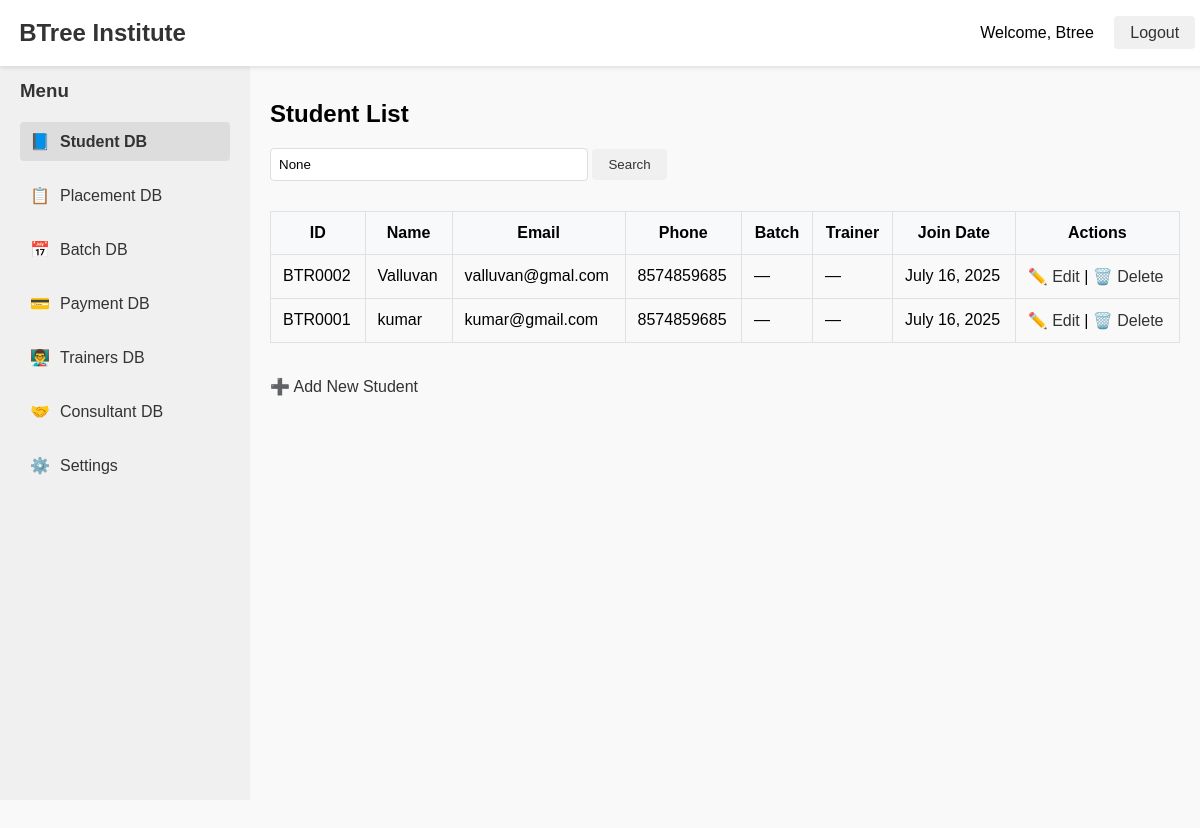
The app's page /students/ (signed in), older data.
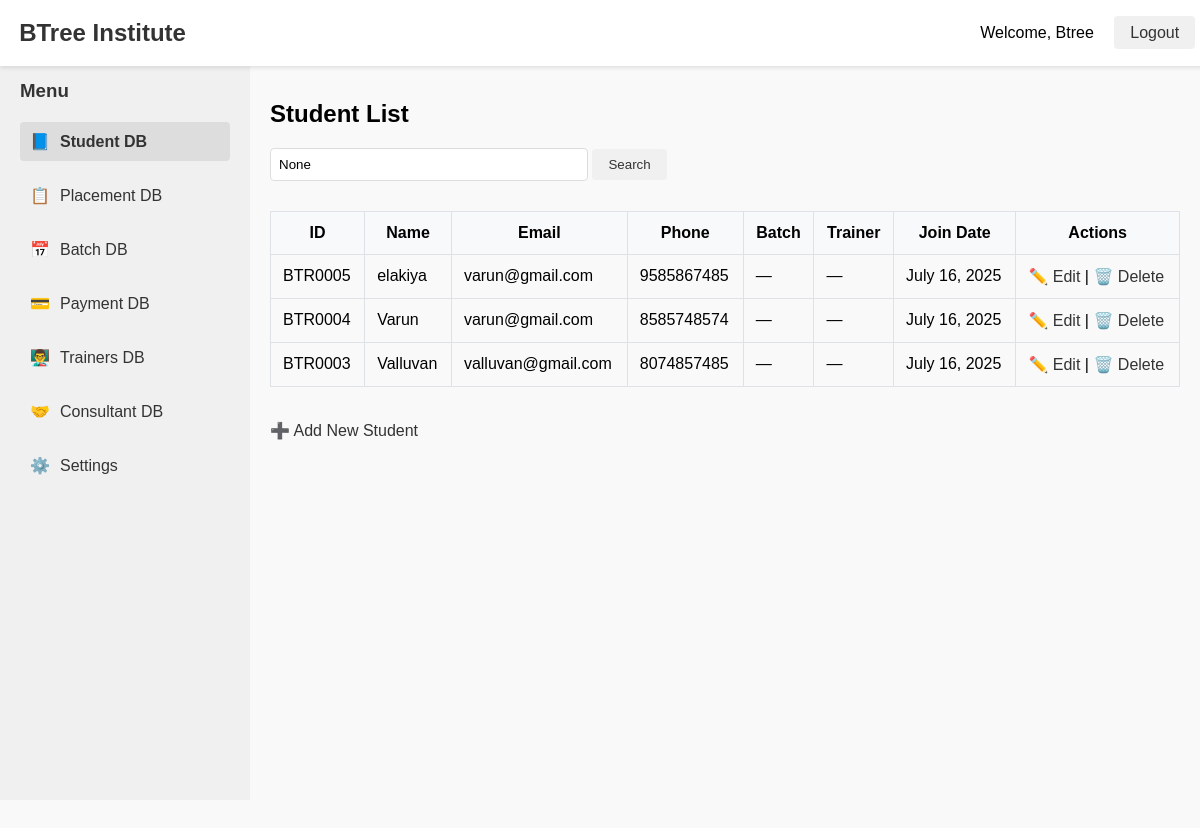
The same page, newer data.
### accounts/models.py (models this page shows, shortened)
class CustomUser(AbstractBaseUser, PermissionsMixin):
    ROLE_CHOICES = [
        ('admin', 'Admin'),
        ('staff', 'Staff'),
        ('placement', 'Placement'),
        ('trainer', 'Trainer'),
        ('student', 'Student'),
        ('batch_coordination', 'Batch Coordination'),
        ('consultant', 'Consultant'),
    ]
    email = models.EmailField(unique=True)
    name = models.CharField(max_length=100)
    role = models.CharField(max_length=30, choices=ROLE_CHOICES)
    is_active = models.BooleanField(default=True)
    is_staff = models.BooleanField(default=False)
    is_superuser = models.BooleanField(default=False)
    objects = CustomUserManager()
    USERNAME_FIELD = 'email'
    REQUIRED_FIELDS = ['name',]

### studentsdb/models.py (models this page shows, shortened)
class Student(models.Model):
    MODE_CHOICES = [
        ('ON', 'Online'),
        ('OFF', 'Offline'),
    ]
    WEEK_TYPE = [
        ('WD', 'Weekday'),
        ('WE', 'Weekend'),
    ]
    student_id = models.CharField(max_length=10, unique=True, blank=True)
    name = models.CharField(max_length=100)
    phone = models.CharField(max_length=15)
    alternative_phone = models.CharField(max_length=15, null=True, blank=True)
    email = models.EmailField()
    trainer = models.ForeignKey('trainersdb.Trainer', on_delete=models.SET_NULL, null=True, blank=True)
    join_date = models.DateField(default=timezone.now)
    start_date = models.DateField(blank=True, null=True)
    tentative_end_date = models.DateField(blank=True, null=True)
    course_percentage = models.FloatField(default=0)
    pl_required = models.BooleanField(default=False)
    source_of_joining = models.ForeignKey(SourceOfJoining, on_delete=models.SET_NULL, null=True, blank=True)
    mode_of_class = models.CharField(max_length=3, choices=MODE_CHOICES)
    week_type = models.CharField(max_length=2, choices=WEEK_TYPE)
    consultant = models.ForeignKey(Consultant, on_delete=models.SET_NULL, null=True, blank=True)

### studentsdb/views.py (the view)
# urls.py: path('', student_list, name='student_list'),
@login_required
def student_list(request):
    query = request.GET.get('q')
    students = Student.objects.all().order_by('-id')
    if query:
        students = students.filter(
            Q(name__icontains=query) |
            Q(email__icontains=query) |
            Q(phone__icontains=query)
        )
    return render(request, 'studentsdb/student_list.html', {'students': students, 'query': query})

### templates/studentsdb/student_list.html (shortened to what this page needs)
{% extends "base.html" %}
{% block content %}
<h2>Student List</h2>
<form method="get">
    <input type="text" name="q" placeholder="Search by name, email or phone" value="{{ query }}">
    <button type="submit">Search</button>
</form>
<table border="1" cellpadding="5" cellspacing="0">
    <thead>
        <tr>
            <th>ID</th>
            <th>Name</th>
            <th>Email</th>
            <th>Phone</th>
            <th>Batch</th>
            <th>Trainer</th>
            <th>Join Date</th>
            <th>Actions</th>
        </tr>
    </thead>
    <tbody>
    {% for student in students %}
        <tr>
            <td>{{ student.student_id }}</td>
            <td>{{ student.name }}</td>
            <td>{{ student.email }}</td>
            <td>{{ student.phone }}</td>
            <td>
            {% for batch in student.batches.all %}
                {{ batch.batch_id }}{% if not forloop.last %}, {% endif %}
            {% empty %}
                —
            {% endfor %}
            </td>
            <td>
            {% for batch in student.batches.all %}
                {% if batch.trainer %}
                {{ batch.trainer.name }}{% if not forloop.last %}, {% endif %}
                {% else %}
                —{% if not forloop.last %}, {% endif %}
                {% endif %}
            {% empty %}
                —
            {% endfor %}
            </td>
            <td>{{ student.join_date }}</td>
            <td>
                <a href="{% url 'update_student' student.student_id %}">✏️ Edit</a> |
                <a href="{% url 'delete_student' student.student_id %}">🗑️ Delete</a>
            </td>
        </tr>
    {% empty %}
        <tr><td colspan="9">No students found.</td></tr>
    {% endfor %}
    </tbody>
</table>
<br>
<a href="{% url 'create_student' %}">➕ Add New Student</a>
{% endblock %}

### templates/base.html (shortened to what this page needs)
<!DOCTYPE html>
<html>
<head>
    {% load static %}
    <link rel="stylesheet" href="{% static 'css/styles.css' %}">
</head>
<body>
    {% include 'includes/navbar.html' %}
    <div class="main-container">
        <div class="sidebar">
            {% include 'includes/sidebar.html' %}
        </div>
        <div class="content-container">
            {% block content %}{% endblock %}
        </div>
    </div>
</body>
</html>

### templates/includes/navbar.html
<nav style="background-color: #ffffff; padding: 1.2rem; box-shadow: 0 2px 4px rgba(0,0,0,0.1); position: fixed; width: 98%; top: 0; z-index: 1000; display: flex; justify-content: space-between; align-items: center;">
    <div class="logo" style="font-size: 1.5rem; font-weight: bold;">
        <a href="/" style="text-decoration: none; color: #333;">BTree Institute</a>
    </div>
    <div class="auth-buttons">
        {% if user.is_authenticated %}
            <span style="margin-right: 1rem;">Welcome, {{ user.name }}</span>
            <a href="{% url 'logout' %}" style="padding: 0.5rem 1rem; background-color: #f0f0f0; border-radius: 4px; color: #333; text-decoration: none;">Logout</a>
        {% else %}
            <a href="{% url 'login' %}" style="padding: 0.5rem 1rem; background-color: #f0f0f0; border-radius: 4px; color: #333; text-decoration: none;">Login</a>
        {% endif %}
    </div>
</nav>

### templates/includes/sidebar.html (shortened to what this page needs)
<div style="padding: 20px;">
    <h3 style="margin: 0 0 20px 0; color: #333;">Menu</h3>
    <ul style="list-style: none; padding: 0; margin: 0;">
        <li style="margin-bottom: 15px;">
            <a href="{% url 'student_list' %}" style="display: flex; align-items: center; padding: 10px; border-radius: 4px; text-decoration: none; transition: background-color 0.2s; {% if request.resolver_match.url_name == 'student_list' %}background-color: #ddd; font-weight: bold;{% else %}color: #333;{% endif %}">
                <span style="margin-right: 10px;">📘</span> Student DB
            </a>
        </li>
        <li style="margin-bottom: 15px;">
            <a href="{% url 'placement_list' %}" style="display: flex; align-items: center; padding: 10px; border-radius: 4px; text-decoration: none; transition: background-color 0.2s; {% if request.resolver_match.url_name == 'placement_list' %}background-color: #ddd; font-weight: bold;{% else %}color: #333;{% endif %}">
                <span style="margin-right: 10px;">📋</span> Placement DB
            </a>
        </li>
        <li style="margin-bottom: 15px;">
            <a href="{% url 'batch_list' %}" style="display: flex; align-items: center; padding: 10px; border-radius: 4px; text-decoration: none; transition: background-color 0.2s; {% if request.resolver_match.url_name == 'batch_list' %}background-color: #ddd; font-weight: bold;{% else %}color: #333;{% endif %}">
                <span style="margin-right: 10px;">📅</span> Batch DB
            </a>
        </li>
        <li style="margin-bottom: 15px;">
            <a href="{% url 'payment_list' %}" style="display: flex; align-items: center; padding: 10px; border-radius: 4px; text-decoration: none; transition: background-color 0.2s; {% if request.resolver_match.url_name == 'payment_list' %}background-color: #ddd; font-weight: bold;{% else %}color: #333;{% endif %}">
                <span style="margin-right: 10px;">💳</span> Payment DB
            </a>
        </li>
        <li style="margin-bottom: 15px;">
            <a href="{% url 'trainer_list' %}" style="display: flex; align-items: center; padding: 10px; border-radius: 4px; text-decoration: none; transition: background-color 0.2s; {% if request.resolver_match.url_name == 'trainer_list' %}background-color: #ddd; font-weight: bold;{% else %}color: #333;{% endif %}">
                <span style="margin-right: 10px;">👨‍🏫</span> Trainers DB
            </a>
        </li>
        <li style="margin-bottom: 15px;">
            <a href="{% url 'consultant_list' %}" style="display: flex; align-items: center; padding: 10px; border-radius: 4px; text-decoration: none; transition: background-color 0.2s; {% if request.resolver_match.url_name == 'consultant_list' %}background-color: #ddd; font-weight: bold;{% else %}color: #333;{% endif %}">
                <span style="margin-right: 10px;">🤝</span> Consultant DB
            </a>
        </li>
        <li style="margin-bottom: 15px;">
            <a href="{% url 'settings_dashboard' %}" style="display: flex; align-items: center; padding: 10px; border-radius: 4px; text-decoration: none; transition: background-color 0.2s; {% if request.resolver_match.url_name == 'settings_dashboard' %}background-color: #ddd; font-weight: bold;{% else %}color: #333;{% endif %}">
                <span style="margin-right: 10px;">⚙️</span> Settings
            </a>
        </li>
    </ul>
</div>

### static/css/styles.css (style rules this page uses)
body { font-family: Arial, sans-serif; margin: 0; padding: 0; background-color: #f9f9f9; }
a { text-decoration: none; color: #333; }
button, input[type='submit'] { padding: 8px 16px; background-color: #f0f0f0; border: none; border-radius: 4px; cursor: pointer; color: #333; transition: background-color 0.2s; }
input[type='text'], input[type='email'], input[type='password'], textarea, select { padding: 8px; border: 1px solid #ddd; border-radius: 4px; width: 100%; max-width: 300px; margin-bottom: 10px; }
form { margin-bottom: 20px; }

Row changes from the older to the newer data that the page shows:
removed Student: student_id "BTR0002", name "Valluvan", email "valluvan@gmal.com", phone "8574859685", join_date "July 16, 2025"
removed Student: student_id "BTR0001", name "kumar", email "kumar@gmail.com", phone "8574859685", join_date "July 16, 2025"
added Student: student_id "BTR0005", name "elakiya", email "varun@gmail.com", phone "9585867485", join_date "July 16, 2025"
added Student: student_id "BTR0004", name "Varun", email "varun@gmail.com", phone "8585748574", join_date "July 16, 2025"
added Student: student_id "BTR0003", name "Valluvan", email "valluvan@gmail.com", phone "8074857485", join_date "July 16, 2025"
